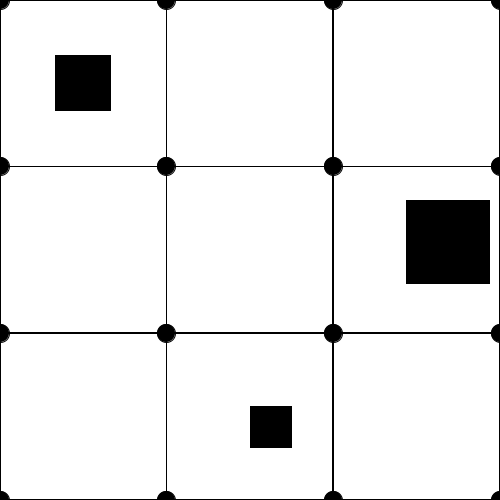
Frame 1 (no input)
Frame 60 (the mouse pressed at the canvas centre just before this capture): identical to frame 1, image omitted
Frame 120 (the mouse held since frame 60 and released just before this capture): identical to frame 1, image omitted

The Processing sketch that drew this single still picture (run headless with seeded random() and noise(); from frame 60 on, the mouse is pressed at the canvas centre):

// Processing sketch: ThreeTimesThreeProject
// ── ThreeTimesThreeProject.pde
//Global Variables
color white=255, black=0;
float RectY1, RectX1, RectWidth, RectHeight ;
float RectY2, RectX2, RectWidth2, RectHeight2 ;
float RectY3, RectX3, RectWidth3, RectHeight3 ;
float RectY4, RectX4, RectWidth4, RectHeight4 ;
float RectY5, RectX5, RectWidth5, RectHeight5 ;
float RectY6, RectX6, RectWidth6, RectHeight6 ;
float RectY7, RectX7, RectWidth7, RectHeight7 ;
float RectY8, RectX8, RectWidth8, RectHeight8 ;
float RectY9, RectX9, RectWidth9, RectHeight9 ;
float RectHeight10, RectWidth10, RectY10, RectX10 ;
float RectHeight11, RectWidth11, RectY11, RectX11 ;
float RectHeight12, RectWidth12, RectY12, RectX12 ;
float RectHeight13, RectWidth13, RectY13, RectX13 ;
float RectHeight14, RectWidth14, RectY14, RectX14 ;
float RectHeight15, RectWidth15, RectY15, RectX15 ;
float RectHeight16, RectWidth16, RectY16, RectX16 ;
float ptDiameter ;
float button1X, button1Y, button1Width, button1Height;
float button2X, button2Y, button2Width, button2Height;
float button3X, button3Y, button3Width, button3Height;


void setup() {
  size(500, 500);
  ptDiameter = width*1/27.77777777;
  RectWidth = width*1/3 ;
  RectHeight = height*1/3 ;
  RectY1 = height*0 ;
  RectX1 = width*0;
  RectWidth2 = width*1/3 ;
  RectHeight2 = height*1/3 ;
  RectY2 = height*0;
  RectX2 = width*1/3 ;
  RectWidth3 = width*1/3 ;
  RectHeight3 = height*1/3 ;
  RectY3 = height*0 ;
  RectX3 = width*2/3 ;
  RectWidth4 = width*1/3 ;
  RectHeight4 = height*1/3 ;
  RectY4 = height*0 ;
  RectX4 = width*3/3 ;
  RectWidth5 = width*1/3 ;
  RectHeight5 = height*1/3 ;
  RectY5 = height*1/3;
  RectX5 = width*0;
  RectWidth6 = width*1/3 ;
  RectHeight6 = height*1/3 ;
  RectY6 = height*1/3;
  RectX6 = width*1/3;
  RectWidth7 = width*1/3 ;
  RectHeight7 = height*1/3 ;
  RectY7 = height*1/3;
  RectX7 = width*2/3;
  RectWidth8 = width*1/3 ;
  RectHeight8 = height*1/3 ;
  RectY8 = height*1/3 ;
  RectX8 = width*3/3 ;
  RectWidth9 = width*1/3 ;
  RectHeight9 = height*1/3 ;
  RectY9 = height*2/3 ;
  RectX9 = width*0 ;
  RectWidth10 = width*1/3 ;
  RectHeight10 = height*1/3 ;
  RectY10 = height*2/3 ;
  RectX10 = width*1/3;
  RectWidth11 = width*1/3 ;
  RectHeight11 = height*1/3 ;
  RectY11 = height*2/3 ;
  RectX11 = width*2/3;
  RectWidth12 = width*1/3 ;
  RectHeight12 = height*1/3 ;
  RectY12 = height*2/3 ;
  RectX12 = width*3/3;
  RectWidth13 = width*1/3 ;
  RectHeight13 = height*1/3 ;
  RectY13 = height*3/3 ;
  RectX13 = width*0;
  RectWidth14 = width*1/3 ;
  RectHeight14 = height*1/3 ;
  RectY14 = height*3/3 ;
  RectX14 = width*1/3;
  RectWidth15 = width*1/3 ;
  RectHeight15 = height*1/3 ;
  RectY15 = height*3/3 ;
  RectX15 = width*2/3;
  RectWidth16 = width*1/3 ;
  RectHeight16 = height*1/3 ;
  RectY16 = height*3/3 ;
  RectX16 = width*3/3;
 //
 button1X = width*1/3*1/3; 
 button1Y = height*1/3*1/3; 
 button1Width = width*1/3*1/3;
 button1Height = height*1/3*1/3;
 button2X = width*65/80; 
 button2Y = height*2/5 ; 
 button2Width = width*1/3*1/2;
 button2Height = height*1/3*1/2;
 button3X = width*10/20; 
 button3Y = height*13/16; 
 button3Width = width*1/3*1/4;
 button3Height = height*1/3*1/4;
  
}
void draw() {
  rect(RectX1, RectY1, RectWidth, RectHeight);
  rect(RectX2, RectY2, RectWidth2, RectHeight2) ;
  rect(RectX3, RectY3, RectWidth3, RectHeight3) ;
  rect(RectX4, RectY4, RectWidth4, RectHeight4) ;
  rect(RectX5, RectY5, RectWidth5, RectHeight5) ;
  rect(RectX6, RectY6, RectWidth6, RectHeight6) ;
  rect(RectX7, RectY7, RectWidth7, RectHeight7) ;
  rect(RectX8, RectY8, RectWidth8, RectHeight8) ;
  rect(RectX9, RectY9, RectWidth9, RectHeight9) ;
  rect(RectX10, RectY10, RectWidth10, RectHeight10) ;
  rect(RectX11, RectY11, RectWidth11, RectHeight11) ;
  //
  fill(black);
  rect(button1X, button1Y, button1Width, button1Height);
  rect(button2X, button2Y, button2Width, button2Height);
  rect(button3X, button3Y, button3Width, button3Height);
  //
  ellipse(RectX1, RectY1, ptDiameter, ptDiameter);
  ellipse(RectX2, RectY2, ptDiameter, ptDiameter);
  ellipse(RectX3, RectY3, ptDiameter, ptDiameter);
  ellipse(RectX5, RectY5, ptDiameter, ptDiameter);
  ellipse(RectX6, RectY6, ptDiameter, ptDiameter);
  ellipse(RectX7, RectY7, ptDiameter, ptDiameter);
  ellipse(RectX9, RectY9, ptDiameter, ptDiameter);
  ellipse(RectX10, RectY10, ptDiameter, ptDiameter);
  ellipse(RectX11, RectY11, ptDiameter, ptDiameter);
  ellipse(RectX4, RectY4, ptDiameter, ptDiameter);
  ellipse(RectX8, RectY8, ptDiameter, ptDiameter);
  ellipse(RectX12, RectY12, ptDiameter, ptDiameter);
  ellipse(RectX13, RectY13, ptDiameter, ptDiameter);
  ellipse(RectX14, RectY14, ptDiameter, ptDiameter);
  ellipse(RectX15, RectY15, ptDiameter, ptDiameter);
  ellipse(RectX16, RectY16, ptDiameter, ptDiameter);
  fill(white);
}

void mousePressed() {
}
